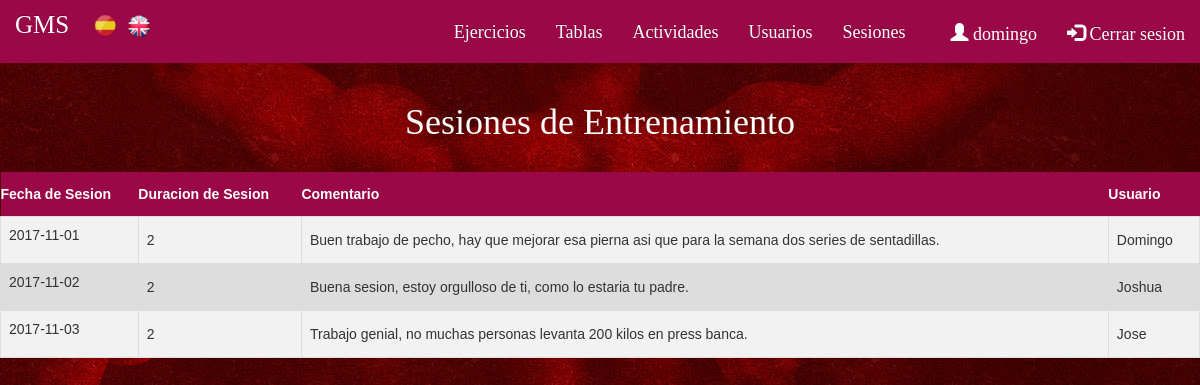
Page /index.php?controller=sesiones&action=index (signed in) on the committed database.
### tables this page shows
CREATE TABLE IF NOT EXISTS `Sesion` (
  `idsesion` INT NOT NULL AUTO_INCREMENT,
  `fechasesion` DATE NULL,
  `duracionsesion` INT NULL,
  `comentario` VARCHAR(255) NULL,
  `Usuario_nombreusuario`  VARCHAR(45) NOT NULL,
  PRIMARY KEY (`idsesion`, `Usuario_nombreusuario`),
  INDEX `fk_Sesion_Usuariox_nombreusuariox` (`Usuario_nombreusuario` ASC),
  CONSTRAINT `fk_Sesion_Usuariox`
    FOREIGN KEY (`Usuario_nombreusuario`)
    REFERENCES `Usuario` (`nombreusuario`)
    ON DELETE NO ACTION
    ON UPDATE NO ACTION);

### core/ViewManager.php (called while the page is built, shortened)
<?php
class ViewManager {
	private $variables = array();
	public function setVariable($varname, $value, $flash=false) {
		$this->variables[$varname] = $value;
	}
	public function getVariable($varname, $default=NULL) {
		if (!isset($this->variables[$varname])) {
			return $default;
		}
		return $this->variables[$varname];
	}
	public function render($controller, $viewname) {
		include(__DIR__."/../view/$controller/$viewname.php");
	}
	private static $viewmanager_singleton = NULL;
	public static function getInstance() {
		if (self::$viewmanager_singleton == null) {
			self::$viewmanager_singleton = new ViewManager();
		}
		return self::$viewmanager_singleton;
	}
}

### controller/SesionesController.php (called while the page is built, shortened)
<?php
require_once(__DIR__."/../model/Sesion.php");
require_once(__DIR__."/../model/SesionMapper.php");
require_once(__DIR__."/../core/ViewManager.php");
class SesionesController extends BaseController {
	private $sesionMapper;
	public function __construct() {
		$this->sesionMapper = new SesionMapper();
	}
	public function index() {
		$sesiones = $this->sesionMapper->findAll();
		$this->view->setVariable("sesiones", $sesiones);
		$this->view->render("sesiones", "index");
	}
}

### index.php (called while the page is built, shortened)
<?php
function run() {
	try {
		$controller = loadController($_GET["controller"]);
		$actionName = $_GET["action"];
		$controller->$actionName();
	} catch(Exception $ex) {
		die("An exception occured!!!!!".$ex->getMessage());
	}
}
function loadController($controllerName) {
	return new $controllerClassName();
}
run();
?>

### view/messages/messages_es.php (called while the page is built)
<?php
$i18n_messages = array()
?>

### core/I18n.php (called while the page is built, shortened)
<?php
class I18n {
	private $messages;
	public function setLanguage($language) {
		$this->messages = $i18n_messages;
	}
	public function i18n($key) {
		if (isset($this->messages[$key])){
			return $this->messages[$key];
		}else{
			return $key;
		}
	}
	private static $i18n_singleton = null;
	public static function getInstance() {
		if (self::$i18n_singleton == NULL) {
			self::$i18n_singleton = new I18n();
		}
		return self::$i18n_singleton;
	}
}
function i18n($key) {
	return I18n::getInstance()->i18n($key);
}

### model/Sesion.php (called while the page is built, shortened)
<?php
	class Sesion
	{
		public $idsesion;
		public $fechasesion;
		public $duracionsesion;
		public $comentario;
		public $Usuario_idusuario;
		public function __construct($idsesion=NULL, $fechasesion=NULL, $duracionsesion=NULL, $comentario=NULL, $Usuario_idusuario=NULL) {
		$this->idsesion= $idsesion;
		$this->fechasesion = $fechasesion;
		$this->duracionsesion = $duracionsesion;
		$this->comentario = $comentario;
		$this->Usuario_idusuario= $Usuario_idusuario;
		}
		public function getIdSesion(){
			return $this->idsesion;
		}
		public function getFechaSesion(){
			return $this->fechasesion;
		}
		public function getDuracionSesion(){
			return $this->duracionsesion;
		}
		public function getComentario(){
			return $this->comentario;
		}
		public function getUsuario_idusuario(){
			return $this->Usuario_idusuario;
		}
	}
?>

### model/SesionMapper.php (called while the page is built, shortened)
<?php
require_once(__DIR__."/../core/PDOConnection.php");
require_once(__DIR__."/../model/Sesion.php");
class SesionMapper {
	private $db;
	public function __construct() {
		$this->db = PDOConnection::getInstance();
	}
	public function findAll() {
		$stmt = $this->db->query("SELECT * FROM sesion");
		$sesiones_db = $stmt->fetchAll(PDO::FETCH_ASSOC);
		$sesiones = array();
		foreach ($sesiones_db as $sesion) {
			array_push($sesiones, new Sesion($sesion["idsesion"],$sesion["fechasesion"], $sesion["duracionsesion"], $sesion["comentario"], $sesion["Usuario_nombreusuario"]));
		}
		return $sesiones;
	}
	}

### core/PDOConnection.php (called while the page is built)
<?php
class PDOConnection {
	private static $dbhost = "127.0.0.1";
	private static $dbname = "gymgms";
	private static $dbuser = "gymuser";
	private static $dbpass = "gympass";
	private static $db_singleton = null;
	public static function getInstance() {
		if (self::$db_singleton == null) {
			self::$db_singleton = new PDO(
			"mysql:host=".self::$dbhost.";dbname=".self::$dbname.";charset=utf8",
			self::$dbuser,
			self::$dbpass,
			array(
				PDO::ATTR_EMULATE_PREPARES => false,
				PDO::ATTR_ERRMODE => PDO::ERRMODE_EXCEPTION
			)
		);
	}
	return self::$db_singleton;
}
}
?>

### view/sesiones/index.php (the view, shortened to what this page needs)
<?php
require_once(__DIR__."/../../core/ViewManager.php");
require_once(__DIR__."/../../core/I18n.php");
require_once(__DIR__."/../../model/Sesion.php");
$view = ViewManager::getInstance();
$sesiones = $view->getVariable("sesiones");
?><h1><?=i18n("Sesiones de Entrenamiento")?></h1>
<table class='tablas'>
	<tr>
		<th><?= i18n("Fecha de Sesion")?></th><th><?= i18n("Duracion de Sesion")?></th><th><?= i18n("Comentario")?></th><th><?= i18n("Usuario")?></th>
	</tr>
	<?php foreach ((array)$sesiones as $sesion): ?>
		<tr>
			<td>
				<p href="index.php?controller=sesiones&amp;action=view&amp;idsesion=<?= $sesion->getIdSesion() ?>"><?= htmlentities($sesion->getFechaSesion()) ?></p>
			</td>
			<td>
				<?= $sesion->getDuracionSesion() ?>
			</td>
			<td>
				<?= $sesion->getComentario() ?>
			</td>
			<td>
				<?= $sesion->getUsuario_idusuario() ?>
			</td>
<?php endforeach; ?>
</table>

### css/style.css (style rules this page uses)
body, header { font-family: 'Raleway'; overflow: auto; }
.body-index { background-image: url("fondorojo.jpg"); background-position: top center; background-repeat: no-repeat; }
h1, h3 { color: white; text-align: center; }
.tablas { font-family: "Trebuchet MS", Arial, Helvetica, sans-serif; border-collapse: collapse; width: 100%; }
.tablas td, #tablas th { border: 1px solid #ddd; padding: 8px; }
.tablas tr:nth-child(even) { background-color: #f2f2f2; }
.tablas tr { background-color: #ddd; }
.tablas th { padding-top: 12px; padding-bottom: 12px; text-align: left; background-color: #9B0847; color: white; }

### rows in the picture
sesion: fechasesion "2017-11-01", duracionsesion "2", comentario "Buen trabajo de pecho, hay que mejorar esa pierna asi que para la semana dos series de sentadillas.", Usuario_nombreusuario "Domingo"
sesion: fechasesion "2017-11-02", duracionsesion "2", comentario "Buena sesion, estoy orgulloso de ti, como lo estaria tu padre.", Usuario_nombreusuario "Joshua"
sesion: fechasesion "2017-11-03", duracionsesion "2", comentario "Trabajo genial, no muchas personas levanta 200 kilos en press banca.", Usuario_nombreusuario "Jose"

### other values in the picture
i18n("Ejercicios") "Ejercicios"
i18n("Tablas") "Tablas"
i18n("Actividades") "Actividades"
i18n("Usuarios") "Usuarios"
i18n("Sesiones") "Sesiones"
$currentuser "domingo"
i18n("Cerrar sesion") "Cerrar sesion"
i18n("Sesiones de Entrenamiento") "Sesiones de Entrenamiento"
i18n("Fecha de Sesion") "Fecha de Sesion"
i18n("Duracion de Sesion") "Duracion de Sesion"
i18n("Comentario") "Comentario"
i18n("Usuario") "Usuario"
